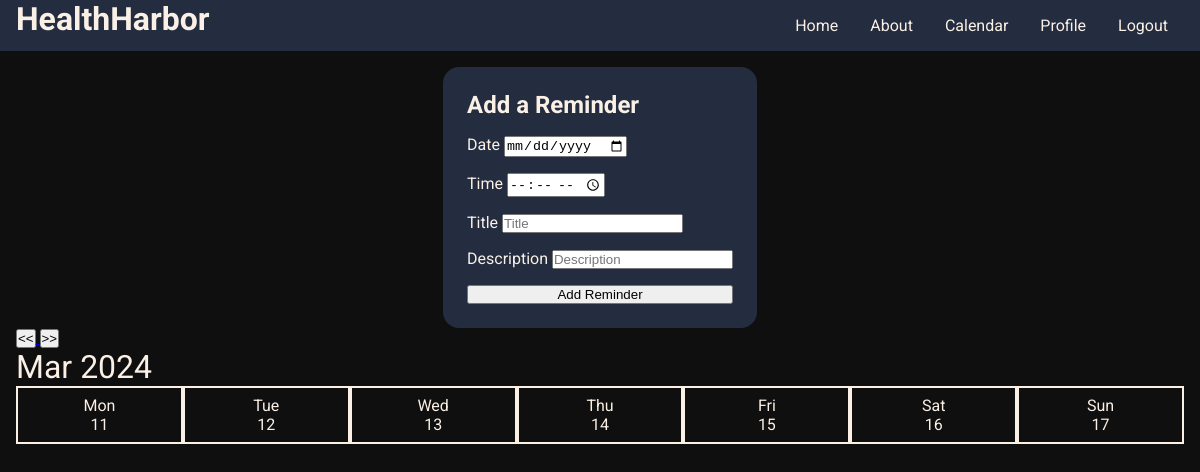
/calendar (signed in), run on an earlier commit of the app's database.
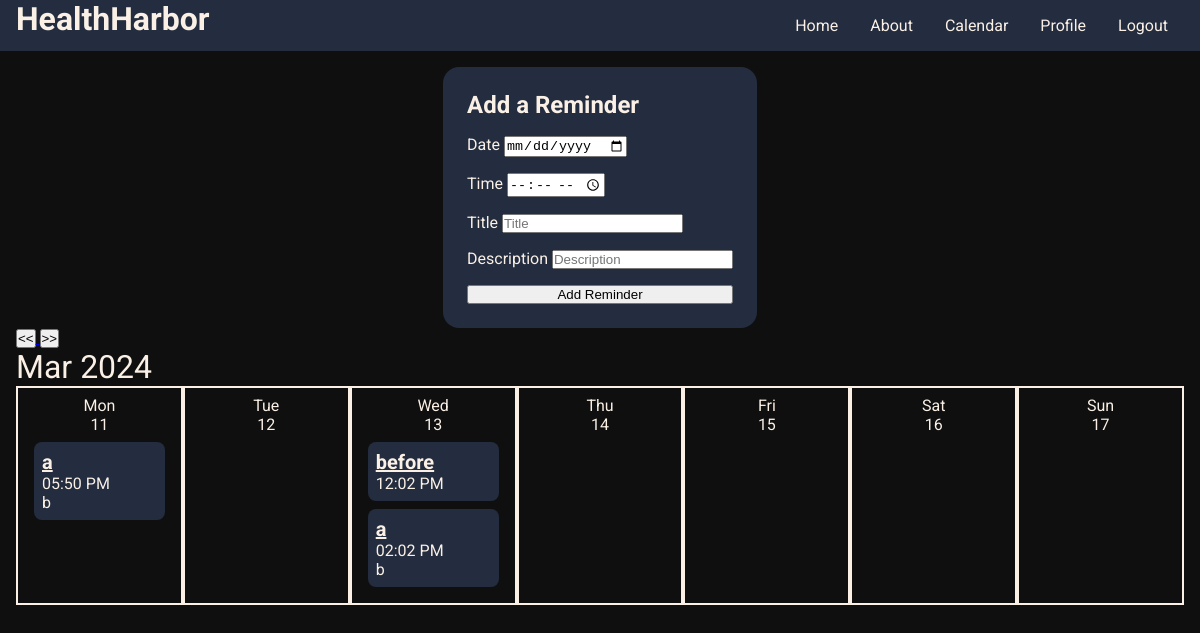
And on a later commit of the database.
### src/models.py (models this page shows)
class Reminder(db.Model):
    id: Mapped[int] = mapped_column(primary_key=True)
    user_id: Mapped[int] = mapped_column(ForeignKey('user.id'))
    user: Mapped['User'] = relationship(back_populates='reminders')
    timestamp: Mapped[datetime] = mapped_column()
    title: Mapped[str] = mapped_column()
    desc: Mapped[str] = mapped_column()

### src/pages.py (the view)
@bp.route('/calendar')
@login_required
def calendar():
    week = int(request.args.get('week', '0'))
    today = datetime.date.today()
    monday = today - datetime.timedelta(days=today.weekday()) + datetime.timedelta(weeks=week)
    dates = [monday + datetime.timedelta(days=i) for i in range(7)]
    month_str = build_month_str(dates[0], dates[-1])
    reminders_by_weekday = process_reminders(current_user.reminders, monday)
    return render_template('pages/calendar.html', reminders_by_weekday=reminders_by_weekday, dates=dates, month_str=month_str, week=week)

### src/__init__.py (called while the page is built)
def create_app():
    app = Flask(__name__)
    app.register_blueprint(pages.bp)
    load_dotenv()
    app.config.from_prefixed_env()
    db.init_app(app)
    with app.app_context():
        db.create_all()
    login_manager = LoginManager()
    login_manager.login_view = 'pages.login'
    login_manager.init_app(app)
    @login_manager.user_loader
    def load_user(user_id):
        print(f'{user_id = }')
        return User.query.get(int(user_id))
    return app

### src/pages.py (called while the page is built)
def build_month_str(date1: datetime.date, date2: datetime.date) -> str:
    month_str = date2.strftime('%b %Y')
    if date1.month != date2.month:
        fmat = '%b' if date1.year == date2.year else '%b %Y'
        month_str = f'{date1.strftime(fmat)} - ' + month_str
    return month_str

def process_reminders(reminders: list[Reminder], monday: datetime.date) -> list[list[Reminder]]:
    reminders.sort(key=lambda reminder: reminder.timestamp)
    reminders = filter(
        lambda reminder:
            datetime.timedelta(days=0) <= reminder.timestamp.date() - monday < datetime.timedelta(days=7),
        reminders
    )
    reminders_by_weekday = [[] for _ in range(7)]
    for reminder in reminders:
        reminders_by_weekday[reminder.timestamp.weekday()].append(reminder)
    return reminders_by_weekday

### src/templates/pages/calendar.html (shortened to what this page needs)
{% extends 'base.html' %}
{% block content %}
    {% with title='Add a Reminder' %}
        {% include 'add_reminder_form.html' %}
    {% endwith %}
    <a href='{{url_for("pages.calendar", week=week - 1 ) }}'>
        <button>
            <<
        </button>
    </a>
    <a href='{{url_for("pages.calendar", week=week + 1 ) }}'>
        <button>
            >>
        </button>
    </a>
    <div class='month'>
        {{month_str}}
    </div>
    <div class='calendar'>
        {% for i in range(7) %}
            <div class='day'>
                <div class='day-title'>
                    {{dates[i].strftime('%a')}}
                </div>
                <div class='day-title'>
                    {{dates[i].strftime('%d')}}
                </div>
                {% for reminder in reminders_by_weekday[i] %}
                    <ul class='reminder'>
                        <li class='reminder-title'>{{reminder.title}}</li>
                        <li>{{reminder.timestamp.strftime('%I:%M %p')}}</li>
                        <li class='reminder-desc'>{{reminder.desc}}</li>
                    </ul>
                {% endfor %}
            </div>
        {% endfor %}
    </div>
{% endblock %}

### src/templates/base.html (shortened to what this page needs)
<!DOCTYPE html>
<html lang="en">
<head>
    <link rel="stylesheet" href="{{ url_for('static', filename='styles.css') }}">
</head>
<body>
    <header>
        <h1>HealthHarbor</h1>
        {% include '_navigation.html' %}
    </header>
    <main>
        {% block content %}
        {% endblock %}
    </main>
</body>
</html>

### src/templates/_navigation.html (shortened to what this page needs)
<nav>
    <ul>
        <li><a href="{{ url_for('pages.home') }}">Home</a></li>
        <li><a href="{{ url_for('pages.about') }}">About</a></li>
        {% if current_user.is_authenticated %}
            <li><a href="{{ url_for('pages.calendar') }}">Calendar</a></li>
            <li><a href="{{ url_for('pages.profile') }}">Profile</a></li>
            <li><a href="{{ url_for('pages.logout') }}">Logout</a></li>
        {% endif %}
    </ul>
</nav>

### src/templates/add_reminder_form.html
{% extends '_form.html' %}
{% block form_content %}
    <div>
        <label for='date'>Date</label>
        <input name='date' type='date'/>
    </div>
    <div>
        <label for='time'>Time</label>
        <input name='time' type='time'/>
    </div>
    <div>
        <label for='title'>Title</label>
        <input name='title' type='text' placeholder='Title'/>
    </div>
    <div>
        <label for='desc'>Description</label>
        <input name='desc' type='text' placeholder='Description'/>
    </div>
    <button>Add Reminder</button>
{% endblock %}

### src/templates/_form.html (shortened to what this page needs)
<section class='login'>
<form class='login-form' method='post' autocomplete='off'>
    <h2>{{title}}</h2>
    {% block form_content %}
    {% endblock %}
</form>
</section>

### src/static/styles.css (style rules this page uses)
:root { --clr-dark: #0F0F0F; --clr-accent1: #232D3F; --clr-accent2: #005B41; --clr-accent3: #008170; --clr-light: #FAF0E6; font-family: 'Roboto'; }
* { box-sizing: border-box; margin: 0; padding: 0; }
html { height: 100%; }
body { background-color: var(--clr-dark); color: var(--clr-light); height: 100%; }
main { padding: 1rem; }
header { background-color: var(--clr-accent1); display: flex; flex-direction: row; justify-content: space-between; }
header > * { margin: 0 1rem; }
nav { margin: 0; padding: 1rem; justify-self: flex-end; }
nav > ul { display: flex; flex-direction: row; align-items: center; justify-content: flex-end; list-style-type: none; }
nav > ul > li { margin: 0 1rem; }
nav a { text-decoration: none; color: var(--clr-light); }
.login { width: 100%; height: 100%; display: flex; justify-content: center; align-items: center; }
.login-form { display: flex; flex-direction: column; background-color: var(--clr-accent1); padding: 1rem; border-radius: 1rem; }
.login-form > * { margin: .5rem; }
.calendar { display: flex; flex-direction: row; max-width: 100%; height: 100%; }
.day { flex-basis: 100%; padding: .5rem; border: 2px solid var(--clr-light); }
.day-title { text-align: center; }
.reminder { background-color: var(--clr-accent1); margin: .5rem; padding: .5rem; list-style-type: none; border-radius: .5rem; }
.reminder-title { text-decoration: underline; font-weight: bold; font-size: 1.25rem; }
.month { font-size: 2em; }

What changed in the data, as far as the page shows it:
added Reminder: title "a", timestamp "05:50 PM", desc "b", shown under "Mon"
added Reminder: title "before", timestamp "12:02 PM", shown under "Wed"
added Reminder: title "a", timestamp "02:02 PM", desc "b", shown under "Wed"
